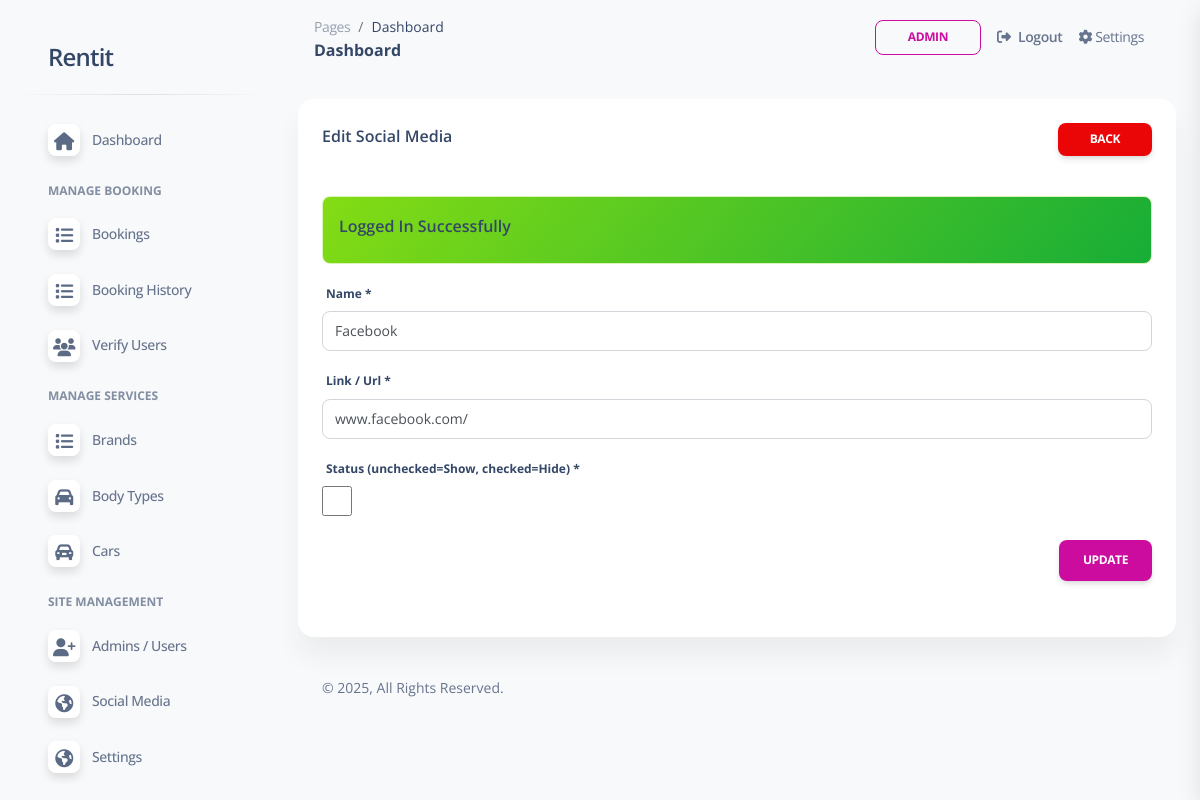
The page /admin/social-media-edit.php?id=1 (signed in) on the database its author committed.
### tables this page shows
CREATE TABLE `web_settings` (
  `id` int(11) UNSIGNED NOT NULL,
  `title` varchar(255) NOT NULL,
  `url` varchar(255) DEFAULT NULL,
  `description` varchar(1000) DEFAULT NULL,
  `logo` varchar(100) DEFAULT NULL,
  `address` varchar(500) DEFAULT NULL,
  `email1` varchar(100) DEFAULT NULL,
  `email2` varchar(100) DEFAULT NULL,
  `phone1` varchar(15) DEFAULT NULL,
  `phone2` varchar(15) DEFAULT NULL
);

CREATE TABLE `social_medias` (
  `id` int(11) UNSIGNED NOT NULL,
  `name` varchar(100) NOT NULL,
  `slug` varchar(150) NOT NULL,
  `status` tinyint(1) DEFAULT 0 COMMENT '0=show,1=hide'
);

### admin/social-media-edit.php (the view, shortened to what this page needs)
<?php include('includes/header.php'); ?>
    <div class="row">
        <div class="col-12">
            <div class="card mb-4">
                <div class="card-header pb-0">
                    <h6>Edit Social Media
                        <a href="social-media.php" class="btn btn-danger btn-sm float-end">Back</a>
                    </h6>
                </div>
                <div class="card-body">
                    <form action="code.php" method="POST">
                        <?php
                            $socialMedia = getById('social_medias',checkParamId('id'));
                            if($socialMedia['status'] == 200){
                        ?>
                        <div class="mb-3">
                            <label>Name *</label>
                            <input type="text" name="name" required value="<?= $socialMedia['data']['name']; ?>" class="form-control" />
                        </div>
                        <div class="mb-3">
                            <label>Link / Url *</label>
                            <input type="text" name="link" required value="<?= $socialMedia['data']['slug']; ?>" class="form-control" />
                        </div>
                        <div class="mb-3">
                            <label>Status (unchecked=Show, checked=Hide)  *</label>
                            <br/>
                            <input type="checkbox" style="width:30px;height:30px;" name="status" <?= $socialMedia['data']['status'] == true ? 'checked':''; ?> />
                        </div>
                        <div class="mb-3 text-end">
                            <button type="submit" name="updateSocialMedia" class="btn btn-primary">Update</button>
                        </div>
                        <?php
                            } else {
                                echo '<h5>'.$socialMedia['message'].'</h5>';
                            }
                        ?>
                    </form>
                </div>
            </div>
        </div>
    </div>
<?php include('includes/footer.php'); ?>

### admin/includes/sidebar.php (shortened to what this page needs)
<?php
$pageName = substr($_SERVER["SCRIPT_NAME"],strrpos($_SERVER["SCRIPT_NAME"],"/")+1);
?>
<aside class="sidenav navbar navbar-vertical navbar-expand-xs border-0 border-radius-xl my-3 fixed-start ms-3 " id="sidenav-main">
    <div class="sidenav-header">
      <a class="navbar-brand m-0" href="dashboard.php" target="_blank">
        <h4><?= webSetting('title') ?? 'Funda Services'; ?></h4>
      </a>
    </div>
    <hr class="horizontal dark mt-0">
    <div class="collapse navbar-collapse w-auto" id="sidenav-collapse-main">
      <ul class="navbar-nav">
        <li class="nav-item">
          <a class="nav-link
            <?= $pageName == "dashboard.php"?'active':'' ?>" href="dashboard.php">
            <div class="icon icon-shape icon-sm shadow border-radius-md bg-white text-center me-2 d-flex align-items-center justify-content-center">
                <i class="fa fa-home <?= $pageName == "dashboard.php"?'text-white':'text-dark' ?>   text-lg"></i>
            </div>
            <span class="nav-link-text ms-1">Dashboard</span>
          </a>
        </li>
        <li class="nav-item mt-3">
          <h6 class="ps-4 ms-2 text-uppercase text-xs font-weight-bolder opacity-6">Manage Booking</h6>
        </li>
        <li class="nav-item">
          <a class="nav-link  <?= $pageName == "bookings.php"?'active':'' ?>"  href="bookings.php">
            <div class="icon icon-shape icon-sm shadow border-radius-md bg-white text-center me-2 d-flex align-items-center justify-content-center">
                <i class="fa fa-list <?= $pageName == "bookings.php"?'text-white':'text-dark' ?>   text-lg"></i>
            </div>
            <span class="nav-link-text ms-1">Bookings</span>
          </a>
        </li>
        <li class="nav-item">
          <a class="nav-link <?= $pageName == "booking-history.php"?'active':'' ?>" href="booking-history.php">
            <div class="icon icon-shape icon-sm shadow border-radius-md bg-white text-center me-2 d-flex align-items-center justify-content-center">
                <i class="fa fa-list <?= $pageName == "booking-history.php"?'text-white':'text-dark' ?> text-lg"></i>
            </div>
            <span class="nav-link-text ms-1">Booking History</span>
          </a>
        </li>
        <li class="nav-item">
          <a class="nav-link <?= $pageName == "verify-users.php"?'active':'' ?>" href="verify-users.php">
            <div class="icon icon-shape icon-sm shadow border-radius-md bg-white text-center me-2 d-flex align-items-center justify-content-center">
                <i class="fa fa-users <?= $pageName == "verify-users.php"?'text-white':'text-dark' ?> text-lg"></i>
            </div>
            <span class="nav-link-text ms-1">Verify Users</span>
          </a>
        </li>
        <li class="nav-item mt-3">
          <h6 class="ps-4 ms-2 text-uppercase text-xs font-weight-bolder opacity-6">Manage Services</h6>
        </li>
        <li class="nav-item">
          <a class="nav-link <?= $pageName == "brands.php"?'active':'' ?>" href="brands.php">
            <div class="icon icon-shape icon-sm shadow border-radius-md bg-white text-center me-2 d-flex align-items-center justify-content-center">
                <i class="fa fa-list <?= $pageName == "brands.php"?'text-white':'text-dark' ?>   text-lg"></i>
            </div>
            <span class="nav-link-text ms-1">Brands</span>
          </a>
        </li>
        <li class="nav-item">
          <a class="nav-link
            <?= $pageName == "body-types.php"?'active':'' ?>"
            href="body-types.php">
            <div class="icon icon-shape icon-sm shadow border-radius-md bg-white text-center me-2 d-flex align-items-center justify-content-center">
                <i class="fa fa-car <?= $pageName == "body-types.php"?'text-white':'text-dark' ?>   text-lg"></i>
            </div>
            <span class="nav-link-text ms-1">Body Types</span>
          </a>
        </li>
        <li class="nav-item">
          <a class="nav-link <?= $pageName == "cars.php"?'active':'' ?>" href="cars.php">
            <div class="icon icon-shape icon-sm shadow border-radius-md bg-white text-center me-2 d-flex align-items-center justify-content-center">
                <i class="fa fa-car-alt <?= $pageName == "cars.php"?'text-white':'text-dark' ?>   text-lg"></i>
            </div>
            <span class="nav-link-text ms-1">Cars</span>
          </a>
        </li>
        <li class="nav-item mt-3">
          <h6 class="ps-4 ms-2 text-uppercase text-xs font-weight-bolder opacity-6">Site Management</h6>
        </li>
        <li class="nav-item">
          <a class="nav-link <?= $pageName == "users.php"?'active':'' ?>" href="users.php">
            <div class="icon icon-shape icon-sm shadow border-radius-md bg-white text-center me-2 d-flex align-items-center justify-content-center">
                <i class="fa fa-user-plus <?= $pageName == "users.php"?'text-white':'text-dark' ?>   text-lg"></i>
            </div>
            <span class="nav-link-text ms-1">Admins / Users</span>
          </a>
        </li>
        <li class="nav-item">
          <a class="nav-link <?= $pageName == "social-media.php"?'active':'' ?>" href="social-media.php">
            <div class="icon icon-shape icon-sm shadow border-radius-md bg-white text-center me-2 d-flex align-items-center justify-content-center">
                <i class="fa fa-globe <?= $pageName == "social-media.php"?'text-white':'text-dark' ?>   text-lg"></i>
            </div>
            <span class="nav-link-text ms-1">Social Media</span>
          </a>
        </li>
        <li class="nav-item">
          <a class="nav-link <?= $pageName == "settings.php"?'active':'' ?>"
          href="settings.php">
            <div class="icon icon-shape icon-sm shadow border-radius-md bg-white text-center me-2 d-flex align-items-center justify-content-center">
                <i class="fa fa-globe <?= $pageName == "settings.php"?'text-white':'text-dark' ?> text-lg" ></i>
            </div>
            <span class="nav-link-text ms-1">Settings</span>
          </a>
        </li>
      </ul>
    </div>
  </aside>

### admin/assets/css/nucleo-svg.css (style rules this page uses)
.icon { display: inline-block; color: #111111; height: 1em; width: 1em; }
.icon-sm { height: 0.8em; width: 0.8em; }
.icon { fill: currentColor; stroke: none; }

### rows shown on the page
web_settings: title "Rentit"
social_medias: name "Facebook", link "www.facebook.com/"

### other values the page prints
$_SESSION['loggedInUser']['name'] "ADMIN"
$_SESSION['status'] "Logged In Successfully"
